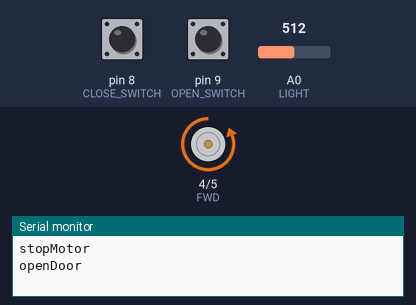
Simulated run of this sketch. Board: Arduino Uno, built with avr-gcc and run on an emulated ATmega328P. Shown: motor-driver pin pairs drawn as motors (green arrow = first pin HIGH = forward, orange = second pin HIGH = backward, longer = more drive), the last lines printed to the serial monitor. The test bench sets the inputs (shaded band); at power-on: pin 9 (OPEN_SWITCH) LOW, A0 (LIGHT) = 512, pin 8 (CLOSE_SWITCH) LOW.

Above: at 0.8 s.
0.9 s: pin 9 (OPEN_SWITCH) pulled HIGH for 0.15 s
At 1.4 s:
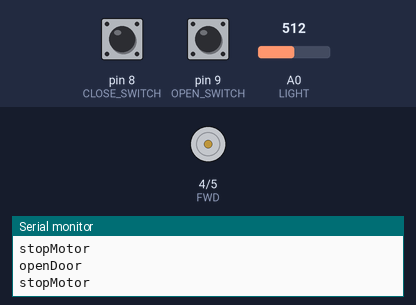
2.5 s: A0 (LIGHT) set to 268
4.1 s: A0 (LIGHT) set to 242
At 6.1 s:
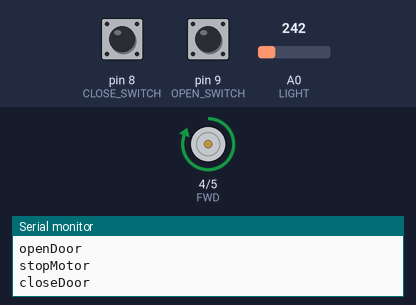
Timing chart, 0 to 7.6 s (numbered marks = the images above; inputs shaded):
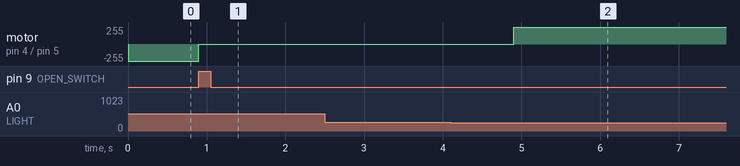

Measured:
- the behaviour switches between 251 and 250 on A0 (LIGHT) (found by bisection; images 1 and 2)
- after the input at 0.9 s, motor on pin 4 (FWD) / pin 5 (REV): backward 255/255 → stopped at once
- after the input at 2.5 s, every drawn part: stays the same
- after the input at 4.1 s, motor on pin 4 (FWD) / pin 5 (REV): stopped → forward 255/255 after 0.80 s

The sketch:

chickencoop.ino
```cpp
int FWD = 4;
int REV = 5;
int LIGHT = 0;

int CLOSE_SWITCH = 8;
int OPEN_SWITCH = 9;

void setup() {
  pinMode(FWD, OUTPUT);
  pinMode(REV, OUTPUT);
  pinMode(CLOSE_SWITCH, INPUT);
  pinMode(OPEN_SWITCH, INPUT);
  Serial.begin(9600);
  stopMotor();
  openDoor();
}

//void loop() {
  //openDoor();
  //delay(1000);
//}


void loop() {
  static int daylight=true;
  if (daylight) {
    daylight = checkDaylight(250);
    if (!daylight) {
      closeDoor();
    }
  } else {
    daylight = checkDaylight(750);
    if (daylight) {
      openDoor();
    }
  }
  delay(1000);
}

int checkOpen() {
  return digitalRead(OPEN_SWITCH);
}

int checkClosed(){
  return digitalRead(CLOSE_SWITCH);
}

int checkDaylight(int threshold) {
  int light = analogRead(LIGHT);
  if (light>threshold) {
    return true;
  } else {
    return false;
  }
}

void stopMotor() {
  Serial.println("stopMotor");
  digitalWrite(FWD,LOW);
  digitalWrite(REV,LOW);
}

void closeDoor() {
  Serial.println("closeDoor");
  int doorClosed = checkClosed();

  if (!doorClosed) motorForward();

  while(!doorClosed) {
    doorClosed = checkClosed();
  }
  stopMotor();
}

void openDoor() {
  int doorOpen = checkOpen();
  Serial.println("openDoor");

  if (!doorOpen) motorReverse();

  while(!doorOpen) {
    doorOpen = checkOpen();
  }
  stopMotor();
}

void motorReverse() {
  digitalWrite(FWD,LOW);
  digitalWrite(REV,HIGH);
}

void motorForward() {
  digitalWrite(FWD,HIGH);
  digitalWrite(REV,LOW);
}
```
